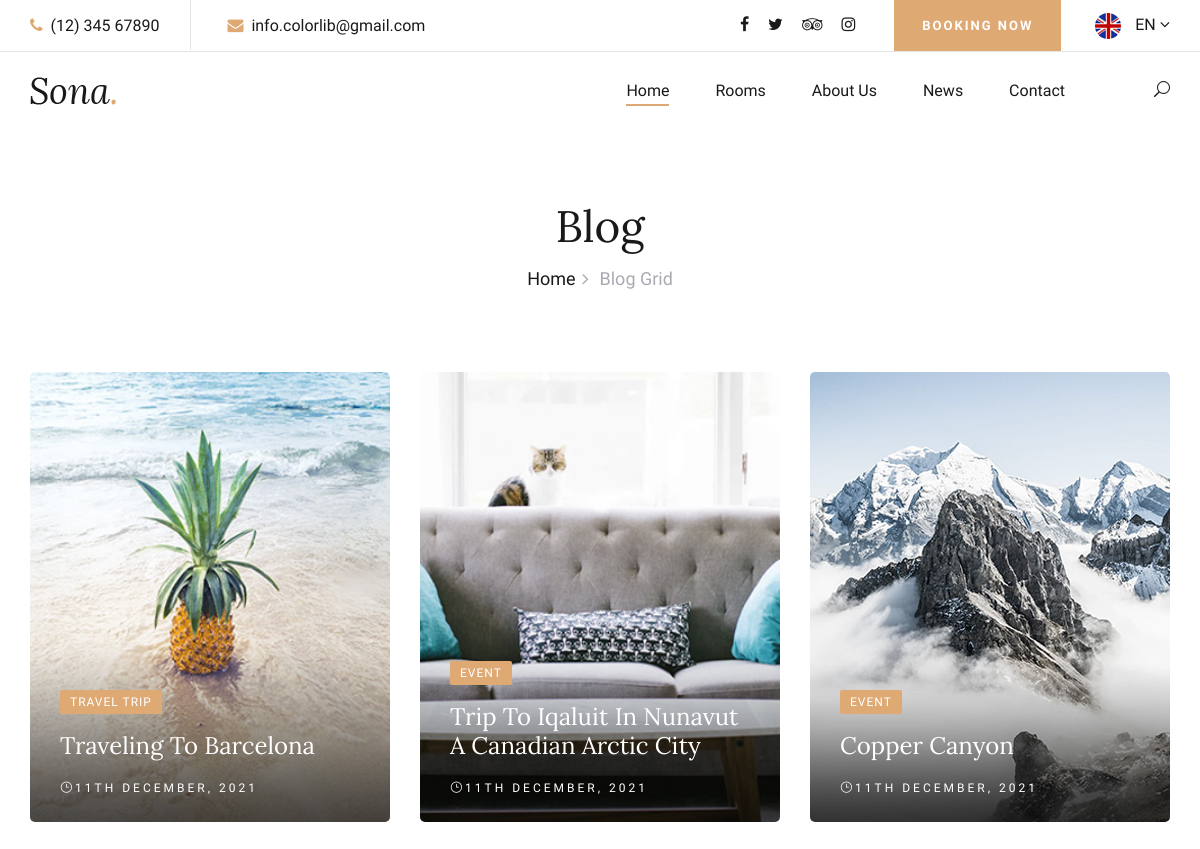
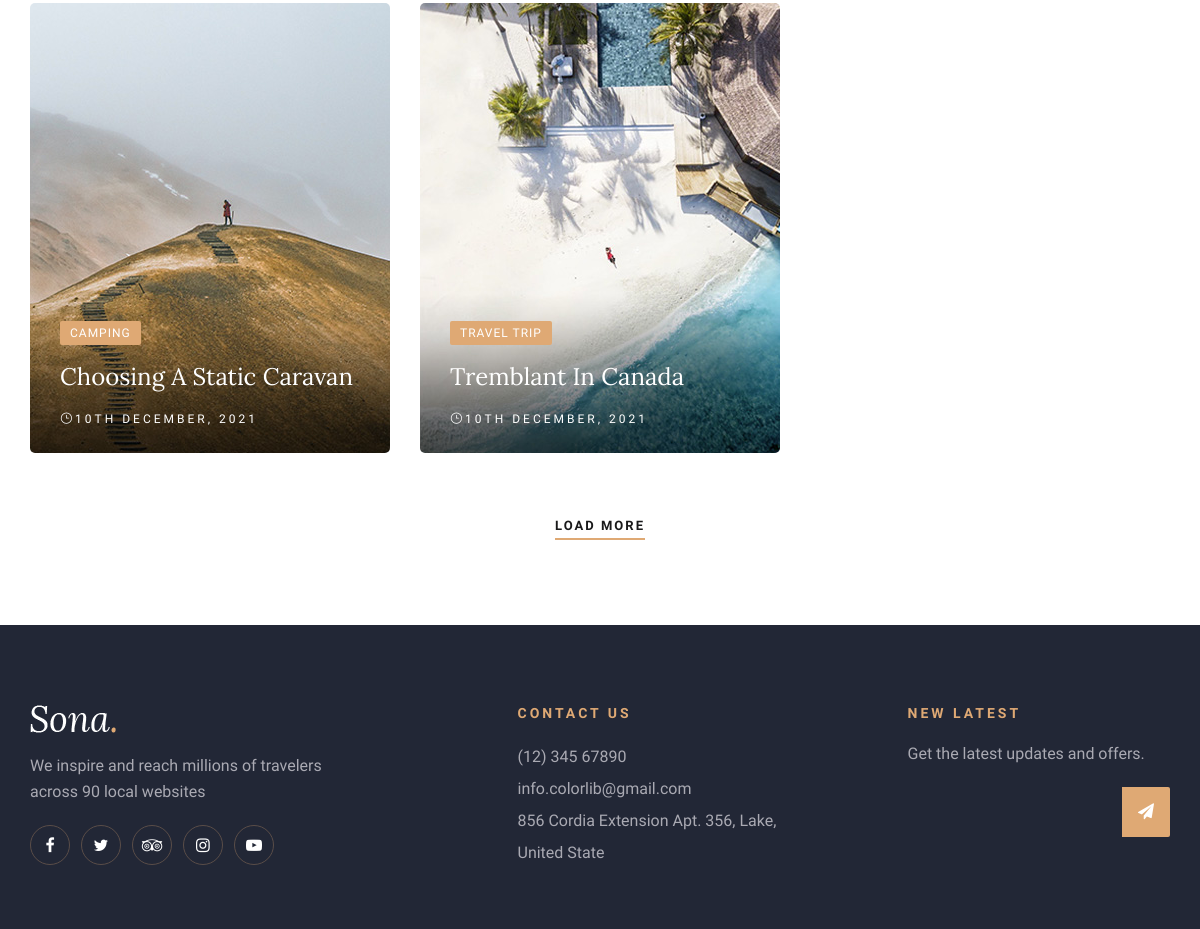
Screenshot of /blog/ with the database file from the repository (2 pictures, top to bottom).
### blog/models.py (models this page shows, shortened)
class Post(models.Model):
    author = models.ForeignKey(User, on_delete=models.CASCADE)
    category = models.ForeignKey(Category, on_delete=models.CASCADE)
    title = models.CharField(max_length=255)
    slug = models.SlugField(blank=True, null=True)
    content = RichTextField()
    image = models.ImageField(upload_to='blog/post_images/')
    tagline_images = models.ImageField(upload_to="blog/post_images/tagline_images", blank=True, null=True)
    tags = models.ManyToManyField(Tag, related_name='posts')
    date_posted = models.DateTimeField(default=timezone.now)
    likes = models.ManyToManyField(User, related_name='post_likes', blank=True)
    dislikes =models.ManyToManyField(User, related_name='post_dislikes', blank=True)
    def get_absolute_url(self):
        return reverse('blog:blog_detail', args=[str(self.slug), str(self.pk)])

class Category(models.Model):
    name = models.CharField(max_length=200)
    slug = models.SlugField(blank=True, null=True)
    def __str__(self):
        return self.name

### blog/views.py (the view)
# urls.py: path("", views.blog_list, name="blog_list"),
def blog_list(request):
    posts = Post.objects.all().order_by('-date_posted')
    context = {
        'posts': posts
    }
    return render(request, 'blog/blog.html', context)

### templates/blog/blog.html
{% extends 'base.html' %}
{% block content %}
    <div class="breadcrumb-section">
        <div class="container">
            <div class="row">
                <div class="col-lg-12">
                    <div class="breadcrumb-text">
                        <h2>Blog</h2>
                        <div class="bt-option">
                            <a href="./home.html">Home</a>
                            <span>Blog Grid</span>
                        </div>
                    </div>
                </div>
            </div>
        </div>
    </div>
    <section class="blog-section blog-page spad">
        <div class="container">
            <div class="row">
                {% for post in posts %}
                    <div class="col-lg-4 col-md-6">
                        <div class="blog-item set-bg" data-setbg="{{ post.image.url }}">
                            <div class="bi-text">
                                <span class="b-tag">{{ post.category }}</span>
                                <h4><a href="{{ post.get_absolute_url }}">{{ post.title }}</a></h4>
                                <div class="b-time"><i class="icon_clock_alt"></i>{{ post.date_posted|date:"jS F, Y" }}</div>
                            </div>
                        </div>
                    </div>
                {% endfor %}
                <div class="col-lg-12">
                    <div class="load-more">
                        <a href="#" class="primary-btn">Load More</a>
                    </div>
                </div>
            </div>
        </div>
    </section>
{% endblock %}

### static/css/style.css (style rules this page uses)
html, body { height: 100%; font-family: "Cabin", sans-serif; -webkit-font-smoothing: antialiased; font-smoothing: antialiased; }
h1, h2, h3, h4, h5, h6 { margin: 0; color: #111111; font-weight: 400; font-family: "Lora", serif; }
h2 { font-size: 36px; }
h4 { font-size: 24px; }
.set-bg { background-repeat: no-repeat; background-size: cover; background-position: top center; }
.spad { padding-top: 100px; padding-bottom: 100px; }
.primary-btn { display: inline-block; font-size: 13px; color: #ffffff; text-transform: uppercase; letter-spacing: 2px; font-weight: 700; position: relative; }
.primary-btn:after { position: absolute; left: 0; bottom: -5px; width: 100%; height: 2px; background: #dfa974; content: ""; }
.blog-section { padding-bottom: 70px; }
.breadcrumb-section { padding-top: 70px; padding-bottom: 80px; }
.breadcrumb-text { text-align: center; }
.breadcrumb-text h2 { font-size: 44px; color: #19191a; margin-bottom: 12px; }
.breadcrumb-text .bt-option a { display: inline-block; font-size: 18px; color: #19191a; margin-right: 20px; position: relative; font-weight: 500; }
.breadcrumb-text .bt-option a:after { position: absolute; right: -13px; top: 1px; content: ""; font-size: 18px; font-family: "FontAwesome"; color: #aaaab3; }
.breadcrumb-text .bt-option span { display: inline-block; font-size: 18px; color: #aaaab3; }
.blog-section.blog-page { padding-top: 0; padding-bottom: 88px; }
.blog-item { height: 450px; position: relative; margin-bottom: 30px; border-radius: 5px; }
.blog-item .bi-text { position: absolute; left: 0; bottom: 25px; width: 100%; padding-left: 30px; padding-right: 30px; }
.blog-item .bi-text .b-tag { display: inline-block; color: #ffffff; font-size: 12px; text-transform: uppercase; letter-spacing: 1px; background: #dfa974; padding: 3px 10px; border-radius: 2px; }
.blog-item .bi-text h4 { margin-top: 18px; margin-bottom: 18px; }
.blog-item .bi-text h4 a { color: #ffffff; }
.blog-item .bi-text .b-time { font-size: 12px; color: #ffffff; text-transform: uppercase; letter-spacing: 3px; }
.load-more { text-align: center; padding-top: 30px; }
.load-more .primary-btn { color: #19191a; }
@media only screen and (min-width: 1200px) { .container { max-width: 1170px; } }

### rows the page displays
Post: shows a picture, category "TRAVEL TRIP", title "Traveling To Barcelona", date_posted "11TH DECEMBER, 2021"
Post: shows a picture, category "EVENT", title "Trip To Iqaluit In Nunavut A Canadian Arctic City", date_posted "11TH DECEMBER, 2021"
Post: shows a picture, category "EVENT", title "Copper Canyon", date_posted "11TH DECEMBER, 2021"
Post: shows a picture, category "CAMPING", title "Choosing A Static Caravan", date_posted "10TH DECEMBER, 2021"
Post: shows a picture, category "TRAVEL TRIP", title "Tremblant In Canada", date_posted "10TH DECEMBER, 2021"
